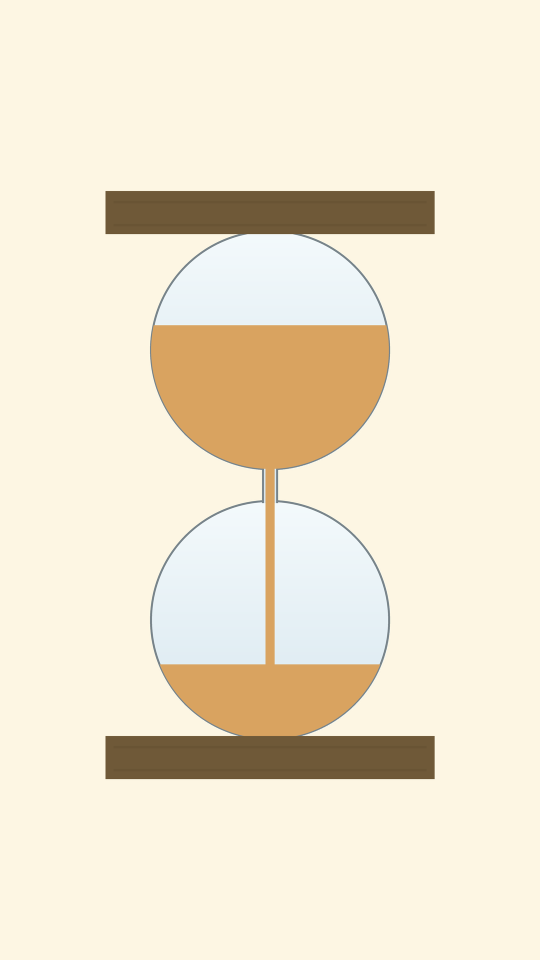
#> input picture presplash.png, 1080 x 1920 px (shown at 1/2 size)
$ python _dev_rowscan.py ../presplash.png
#> lines starting #> are read from the running program, lines starting #| are printed output that depends on the picture
# -*- coding: utf-8 -*-
"""设备截图: 逐行「沙色跨度」+「竖/横自相关半长」——用来锁定直筒段/收口段的边界。"""
import sys, numpy as np
from PIL import Image
for s in (sys.stdout, sys.stderr):
    try: s.reconfigure(encoding="utf-8", errors="replace")
    except Exception: pass

def half_len(a, axis, maxlag=40):
    """ACF 降到 0.5 所需的 lag(子像素线性插值)。恒定列/行 -> 返回 maxlag。"""
    a = a - a.mean(axis=axis, keepdims=True)
    n = a.shape[axis]
    v = (a * a).mean()
    if v <= 1e-9:
        return float(maxlag)
    out = []
    prev = 1.0
    for L in range(1, maxlag + 1):
        if axis == 0: x, y = a[L:, :], a[:-L, :]
        else:         x, y = a[:, L:], a[:, :-L]
        c = float((x * y).mean()) / v
        if c <= 0.5:
            return float(L - 1) + (0.5 - prev) / (c - prev) if c != prev else float(L)
        prev = c
    return float(maxlag)

p = sys.argv[1]
img = np.asarray(Image.open(p).convert("RGB"), dtype=np.float64)
lum = img @ np.array([0.299, 0.587, 0.114])
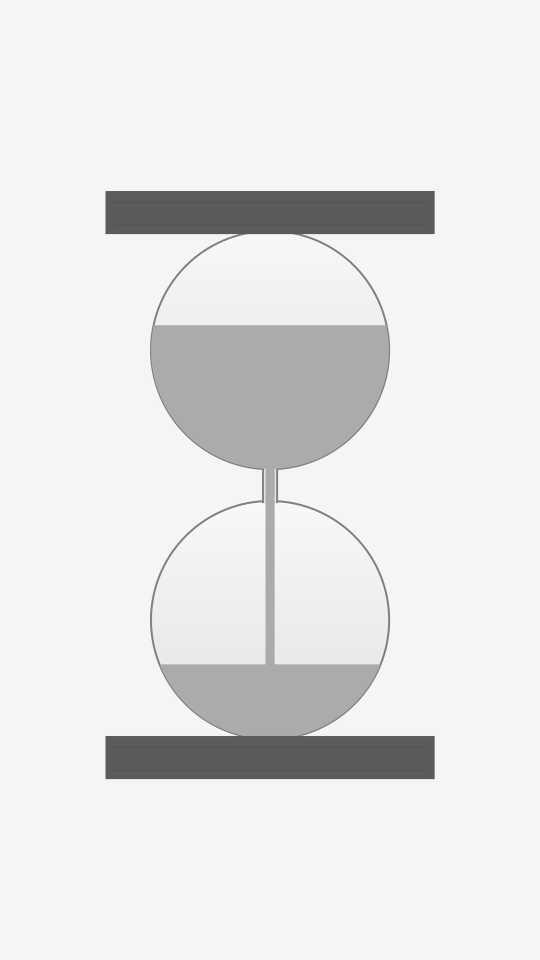
#> lum: shape (1920, 1080) float64 (shown at 1/2 size); min 77.89, max 255, mean 230.5
H, W = lum.shape
#> H = 1920; W = 1080
print("行   沙跨(起-止/宽)  竖半长  横半长  竖/横")
for y in range(960, 1290, 10):
    row = img[y]
    m = (row[:, 0] - row[:, 2] > 40) & (row[:, 2] < 215)
    xs = np.nonzero(m)[0]
    if xs.size < 4:
        print("%4d  --" % y); continue
    x0, x1 = int(xs[0]), int(xs[-1]); w = x1 - x0 + 1
    cx = (x0 + x1) // 2
    pad = max(2, int(w * 0.20)); a0, a1 = x0 + pad, x1 - pad
    if a1 - a0 < 6:
        print("%4d  %4d-%4d w=%-4d  太窄" % (y, x0, x1, w)); continue
    # 竖向: 该 x 带、上下各 22 行
    v = lum[max(0,y-22):y+23, a0:a1+1]
    h = lum[y-7:y+8, a0:a1+1]
    ph = half_len(h.T, 0)     # 横: 沿 x
    pv = half_len(v, 0)       # 竖: 沿 y
    print("%4d  %4d-%4d w=%-4d  %6.2f  %6.2f  %6.2f" % (y, x0, x1, w, pv, ph, pv/max(ph,1e-6)))
#> this loop made 33 passes
#|  960   531- 548 w=18     40.00   40.00    1.00
#|  970   531- 548 w=18     40.00   40.00    1.00
#|  980   531- 548 w=18     40.00   40.00    1.00
#|  990   531- 548 w=18     40.00   40.00    1.00
#| 1000   531- 548 w=18     40.00   40.00    1.00
#| 1010   531- 548 w=18     40.00   40.00    1.00
#| 1020   531- 548 w=18     40.00   40.00    1.00
#| 1030   531- 548 w=18     40.00   40.00    1.00
#> (further printed lines are left out)
